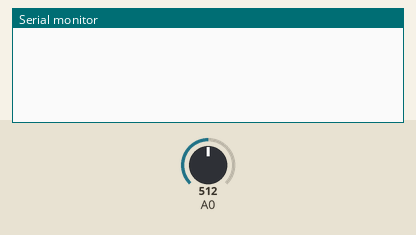
Recording of a sketch running on a simulated Arduino Uno, built with avr-gcc and run on an emulated ATmega328P. Parts: the last lines printed to the serial monitor. Inputs (shaded band) come from the test bench; at power-on: A0 = 512.

Above: at 1.2 s.
1.3 s: A0 set to 122
At 2.5 s:
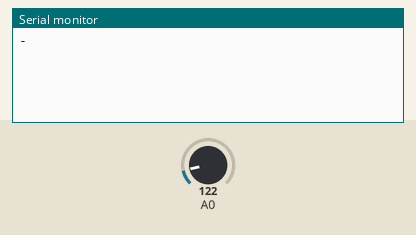
2.8 s: A0 set to 306
At 4.2 s:
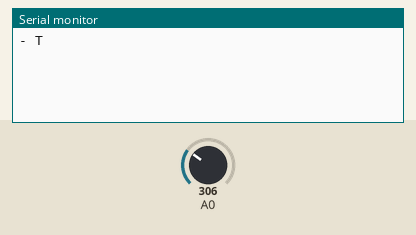

Measured:
- after the input at 1.3 s, the serial monitor: prints a new line at once (image 1)
- after the input at 2.8 s, the serial monitor: prints a new line at once (image 2)

The sketch:

decodeToEnglish.ino
```cpp
// use a microphone to listen for morse code, then decypher the message.
#define THRESHOLD    (44)
#define MAX_SAMPLES  (5)

// baud has to do with the transmission speed of the morse code.
// wait controls the number of samples taken to determine the signal being sent.
#define BAUD         (100.0)
#define WAIT         (5.0)  // ms

#define AVG_LONG     (BAUD*3.0/WAIT)  // the length of a long tone.
#define AVG_SHORT    (BAUD*1.0/WAIT)  // the length of a short tone.
#define AVG_NEWWORD  (BAUD*7.0/WAIT)  // the length of silence between two words.
#define MINIMUM      (AVG_SHORT/4.0)  // a minimum time to listen before guessing.  Reduces error.

#define MAX_PATTERN  (64)

#define NUM_CODES    (54)

//                            0        10        20        30        40        50
//                            0123456789012345678901234567890123456789012345678901234
static const char *letters = "ABCDEFGHIJKLMNOPQRSTUVWXYZ0123456789.,?'!/()&:;=+-_\"$@";

// each code represents a character.
// 1 represents a dot and 0 represents a dash.
// the order of these codes matches the order of the characters in *letters.
static const char *codes[NUM_CODES] = {
  "10",      // A, codes[0]
  "0111",    // B, codes[1]
  "0101",    // C
  "011",     // D
  "1",       // E
  "1101",    // F
  "001",     // G
  "1111",    // H
  "11",      // I
  "1000",    // J
  "010",     // K
  "1011",    // L
  "00",      // M
  "01",      // N
  "000",     // O
  "1001",    // P
  "0010",    // Q
  "101",     // R
  "111",     // S
  "0",       // T
  "110",     // U
  "1110",    // V
  "100",     // w
  "0110",    // x
  "0100",    // y
  "0011",    // z
  "00000",   // 0
  "10000",   // 1
  "11000",   // 2
  "11100",   // 3
  "11110",   // 4
  "11111",   // 5
  "01111",   // 6
  "00111",   // 7
  "00011",   // 8
  "00001",   // 9
  "101010",  // .
  "001100",  // ,
  "110011",  // ?
  "100001",  // '
  "010100",  // !
  "01101",   // /
  "01001",   // (
  "010010",  // )
  "10111",   // &
  "000111",  // :
  "010101",  // ;
  "01110",   // =
  "10101",   // +
  "01110",   // -
  "110010",  // _
  "101101",  // "
  "1110110", // $
  "100101",  // @, codes[54]
};


int top=0;  // loudest average sample heard so far

// sample is a buffer of recent sounds picked up by the microphone.
// si loops around in samples like a ring, constantly replacing the oldest sample.
// before the sample buffer is full, calculating the average sample is wonky because some of the samples will be zero.
// so mi tracks how many samples in the buffer are legit.  once mi equals MAX_SAMPLES it will stay there.
int samples[MAX_SAMPLES];
int si=0;  // index of sample being changed
int mi=0;  // total samples used so far

// i want the average volume of all the samples.  I could use a loop and add it up *every single time I needed it*, but why?
// it's easier to keep a running total.  when i remove an old sample, subtract it from 'total'.  When I add a new sample, add it to 'total'.
int total=0;

// is there a beep happening?  0 for no, 1 for yes.
int is_on=0;

// the program runs in a very fast loop.  i need to count how many loops the sound has been on.
int c=0;


char pattern[MAX_PATTERN];
int pi=0;


void setup() {
  Serial.begin(57600);

  for(int i=0;i<MAX_SAMPLES;++i) {
    samples[i]=0;
  }
  for(int i=0;i<MAX_PATTERN;++i) {
    pattern[i]=0;
  }
}


void loop() {
  int volume=analogRead(0);

  total -= samples[si];
  samples[si] = volume;
  total += samples[si];
  if( mi < MAX_SAMPLES ) mi++;
  si = (si+1) % MAX_SAMPLES;
  int average = total / mi;

  if( top < average ) top = average;


  int x = 10.0 * (float)(average-THRESHOLD)/(float)(top-THRESHOLD);
  if(x<0) x=0;
  if(x>10) x=10;

  if(x>1) {
    // noise!
    if(is_on==0) {
      // noise has just started.
      if( c > MINIMUM ) {

        // Was the silence a new word or a new letter?
        if( c > (AVG_NEWWORD+AVG_SHORT)/2.0 ) {
          pattern[pi]=0;
          findLetter();
          // new word, extra \n
          Serial.println();
          // start counting - and . all over again.
          pi=0;
        } else if( c > (AVG_LONG+AVG_SHORT)/2.0 ) {
          pattern[pi]=0;
          findLetter();
          // start counting - and . all over again.
          pi=0;
        }

      }
      // remember noise started
      is_on=1;
      c=0;
    }
  } else {
    // silence!
    if(is_on==1) {
      // silence is new
      if( c > MINIMUM ) {
        // Was the noise a long or a short?
        if( c > (AVG_LONG + AVG_SHORT)/2.0 ) {
          Serial.print('-');
          pattern[pi++]='0';
        } else {
          Serial.print('.');
          pattern[pi++]='1';
        }
      }
      // remember silence started
      is_on=0;
      c=0;
    }
  }

  c++;

  delay(WAIT);  // this could be changed to delayMicroseconds for even faster sampling.
}


// pattern contains the received longs and shorts,
// saved as 1s and 0s.  Find the matching code in the list
// then find the matching printable character.
// print '?' if nothing is found
void findLetter() {
  int i,j;

  // go through all the codes
  for(i=0;i<NUM_CODES;i++) {
    // check if code[i] matches pattern exactly.
    if(strlen(pattern) == strlen(codes[i]) && strcmp(pattern,codes[i])==0) {
      // match!
      Serial.print(' ');
      Serial.println(letters[i]);
      return;
    }
  }
  Serial.print('?');
}
```
